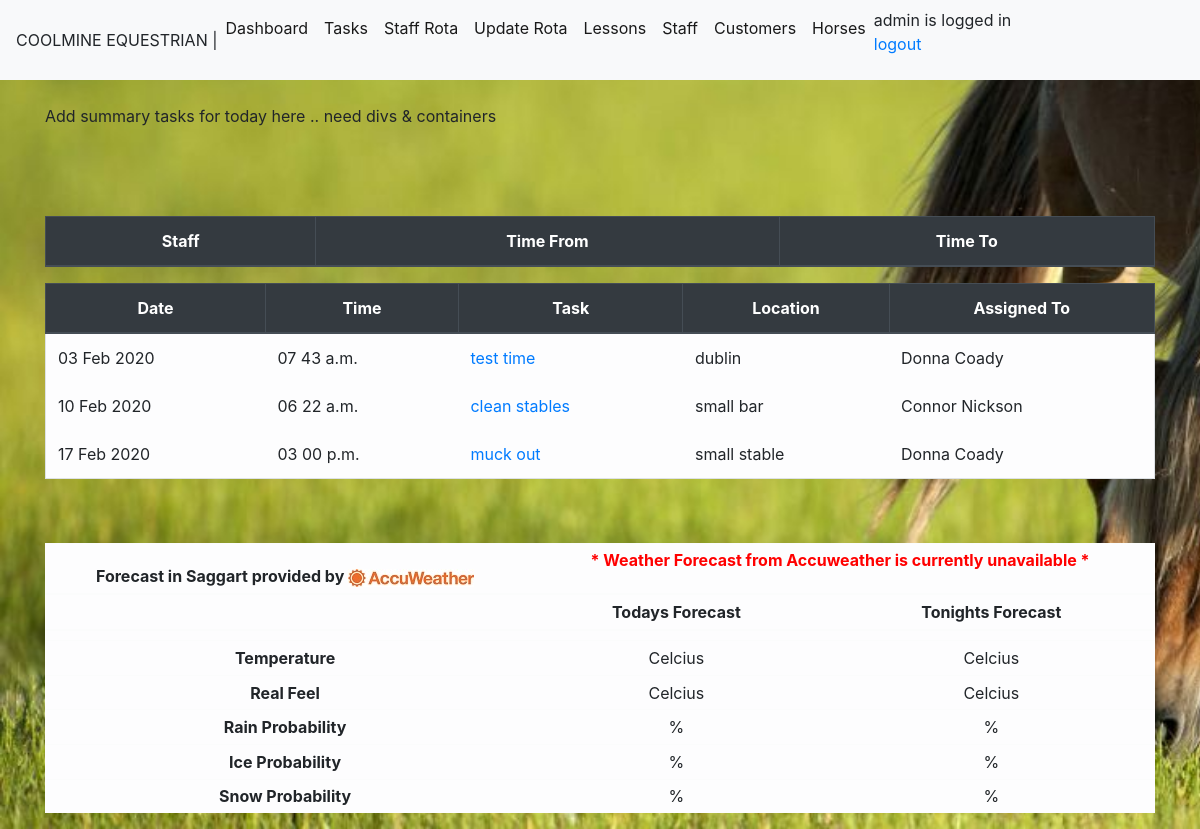
The app's page / (signed in), older data.
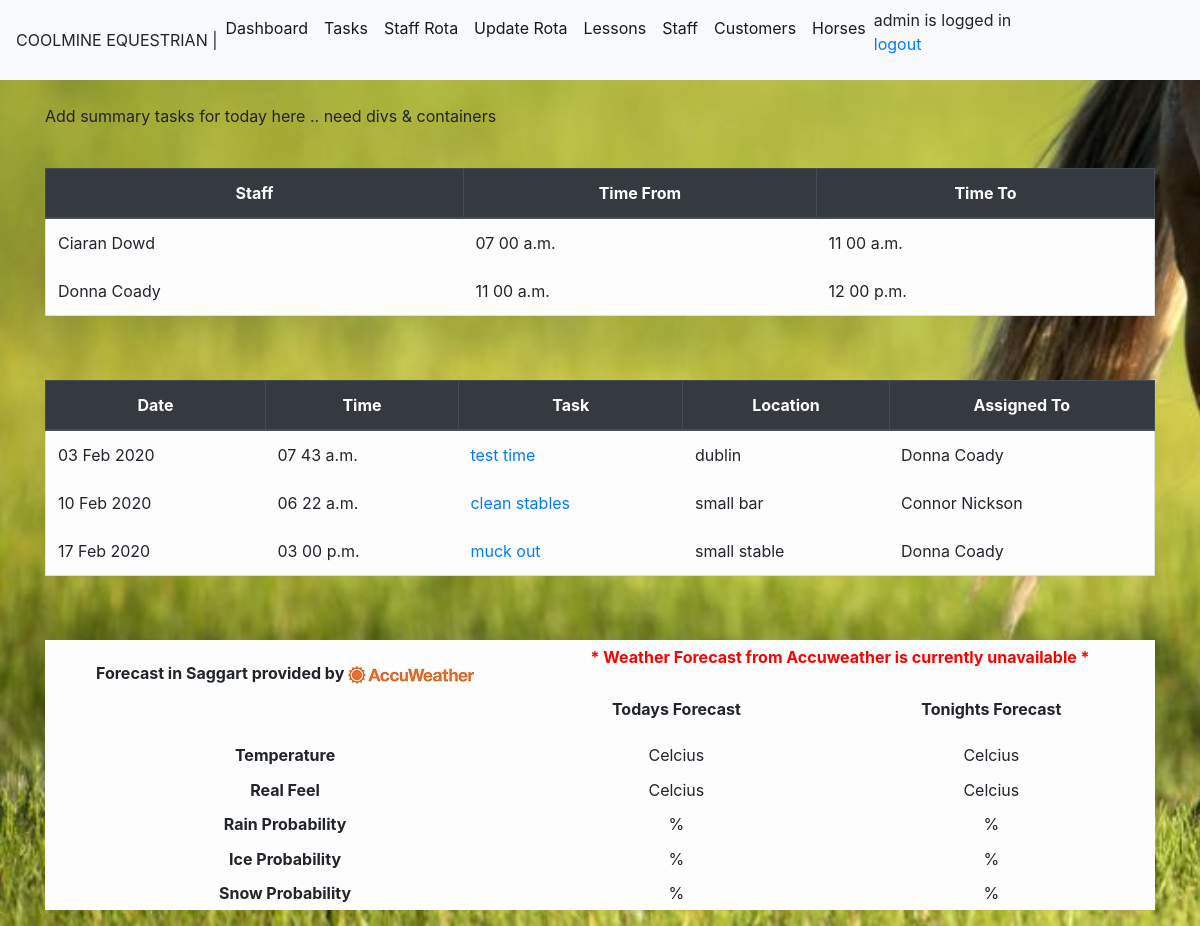
The same page, newer data.
### module_task/models.py (models this page shows, shortened)
class TaskList(models.Model):
    taskdate=models.DateField(auto_now_add=False, auto_now=False)
    tasktime=models.TimeField(auto_now_add=False, auto_now=False,blank=True,null=True)
    taskdesc = models.CharField(max_length=200)
    location= models.CharField(max_length=50)
    assingees= models.ForeignKey(StaffList,blank=True,null=True, on_delete=models.CASCADE,limit_choices_to={'termindate': None},)
    completed = models.BooleanField(default=False)
    comments=models.CharField(max_length=100,blank=True)

class StaffList(models.Model):
    staffname= models.CharField(max_length=50)
    staffdob=models.DateField(blank=True, null=True)
    staffaddress= models.CharField(max_length=200,blank=True, null=True)
    staffemail= models.EmailField(blank=True, null=True)
    staffphone=models.CharField(max_length=30,blank=True, null=True)
    staffcontract = models.CharField(null=True,max_length=20)
    startdate=models.DateField(blank=True, null=True)
    termindate =models.DateField(blank=True, null=True)
    staffqual =models.CharField(max_length=250, blank=True,null=True)

class RotaList(models.Model):
    rotastaffid = models.ForeignKey(StaffList,blank=True,null=True, on_delete=models.CASCADE,limit_choices_to={'termindate': None},)
    rotadate = models.DateField(auto_now_add=False, auto_now=False)
    timefrom = models.TimeField(auto_now_add=False, auto_now=False,blank=True,null=True)
    timeto = models.TimeField(auto_now_add=False, auto_now=False,blank=True,null=True)
    comments = models.CharField(max_length=100,blank=True)

### module_task/views.py (the view)
# urls.py: path('',views.index, name='index'),
@login_required
def index(request):
    import json
    import requests
    current_tasks = TaskList.objects.filter(taskdate__lte=now).order_by('taskdate','tasktime')
    current_rota = RotaList.objects.filter(rotadate=now).order_by('rotadate','timefrom')
    try:
        api = json.loads(api_request.content)
    except Exception as e:
        api = "Weather API Error"
    return render(request,'index.html',{'current_tasks': current_tasks,'current_rota': current_rota,'api':api})

### module_task/templates/index.html (shortened to what this page needs)
{%extends 'base.html'%}
{% block content %}
<p> Add summary tasks for today here .. need divs & containers </p>
  <table class="table table-bordered">
    <thead class="thead-dark">
      <tr>
        <th scope="col">Staff</th>
        <th scope="col">Time From</th>
        <th scope="col">Time To</th>
      </tr>
    </thead>
  {% if current_rota %}
    <tbody>
      {% for rotas in current_rota %}
            <tr class="table table-borderless table-light" border-color>
              <td> {{rotas.rotastaffid.staffname}} </td>
              <td> {{rotas.timefrom|time:"h i a"}} </td>
              <td> {{rotas.timeto|time:"h i a"}} </td>
            </tr>
      {% endfor %}
    </tbody>
  </table>
  {% endif %}
  <table class="table table-bordered">
    <thead class="thead-dark">
      <tr>
        <th scope="col">Date</th>
        <th scope="col">Time</th>
        <th scope="col">Task</th>
        <th scope="col">Location</th>
        <th scope="col">Assigned To</th>
      </tr>
    </thead>
  {% if current_tasks %}
    <tbody>
      {% for tasks in current_tasks %}
        {% if tasks.completed %}
          <tr class="table table-secondary table-borderless">
          </tr>
        {% else %}
            <tr class="table table-borderless table-light" border-color>
              <td> {{tasks.taskdate|date:"d M Y"}} </td>
              <td> {{tasks.tasktime|time:"h i a"}} </td>
              <td> <a href="{% url 'edittask' tasks.id %}">{{tasks.taskdesc}}</a> </td>
              <td> {{tasks.location}} </td>
              <td> {{tasks.assingees.staffname}} </td>
            </tr>
        {% endif %}
      {% endfor %}
    </tbody>
  </table>
  {% endif %}
{% if api %}
<table class="table table-sm table-light ">
  <thead>
      <tr>
      <th scope="col" colspan="1">Forecast in Saggart provided by <img src="../static/images/AccuLogo_Sml.jpg" alt="Accuweather" ></th>
      <th scope="col" colspan="2">
      {% if api.Headline.Text %}
        <p>{{ api.Headline.Text }} </p>
      {% elif api.Code == "ServiceUnavailable" %}
        <p><font color="red"> Accuweather Service is Unvailable: </p>
        {{ api.Message }}</font> </p>
      {% elif api == "Weather API Error" %}
        <p><font color="red">* Weather Forecast from Accuweather is currently unavailable *</font></p>
      {% else %}
        <p><font color="red">* Weather Forecast from Accuweather is currently unavailable *</font></p>
      {% endif %}
      </th>
  </thead>
  <thead>
      <tr>
      <th scope="col" colspan="1"></th>
      <th scope="col" colspan="1">Todays Forecast</th>
      <th scope="col" colspan="1">Tonights Forecast</th>
  </thead>
  <tbody>
  <tr style="text-align:center">
      <th scope="row"></th>
      <td> {{ api.DailyForecasts.0.Day.LongPhrase }} </td>
      <td> {{ api.DailyForecasts.0.Night.LongPhrase }} </td>
    </tr>
    <tr style="text-align:center">
      <th scope="row">Temperature</th>
      <td> {{ api.DailyForecasts.0.Temperature.Maximum.Value }} Celcius</td>
      <td> {{ api.DailyForecasts.0.Temperature.Minimum.Value }} Celcius</td>
    </tr>
    <tr style="text-align:center">
      <th scope="row">Real Feel</th>
      <td> {{ api.DailyForecasts.0.RealFeelTemperature.Maximum.Value }} Celcius</td>
      <td> {{ api.DailyForecasts.0.RealFeelTemperature.Minimum.Value }} Celcius</td>
    </tr>
       <tr style="text-align:center">
      <th scope="row">Rain Probability</th>
      <td> {{ api.DailyForecasts.0.Day.RainProbability }} % </td>
      <td> {{ api.DailyForecasts.0.Night.RainProbability }} % </td>
    </tr>
        <tr style="text-align:center">
      <th scope="row">Ice Probability</th>
      <td> {{ api.DailyForecasts.0.Day.IceProbability }} % </td>
      <td> {{ api.DailyForecasts.0.Night.IceProbability }} % </td>
    </tr>
        <tr style="text-align:center">
      <th scope="row">Snow Probability</th>
      <td> {{ api.DailyForecasts.0.Day.SnowProbability }} % </td>
      <td> {{ api.DailyForecasts.0.Night.SnowProbability }} % </td>
    </tr>
  </tbody>
</table>
{% endif %}
{% endblock %}

### module_task/templates/base.html (shortened to what this page needs)
{% load static %}
<!doctype html>
<html lang="en">
  <head>
    <link rel="stylesheet" href="https://stackpath.bootstrapcdn.com/bootstrap/4.3.1/css/bootstrap.min.css">
    <link rel="stylesheet" href="{% static 'css/style.css' %}">
    <link rel="stylesheet" href="{% static 'js/jquery-ui-1.12.1/jquery-ui.min.css' %}">
    <link rel="stylesheet" href="{% static 'js/jquery-ui-1.12.1/jquery-ui.structure.min.css' %}">
    <link rel="stylesheet" href="{% static 'js/jquery-ui-1.12.1/jquery-ui.theme.min.css' %}">  <link rel="stylesheet" href="//code.jquery.com/ui/1.12.1/themes/base/jquery-ui.css">
  <body>
        <nav class="navbar navbar-expand-lg navbar-light bg-light >
          <a class="navbar-brand" >COOLMINE EQUESTRIAN        |  </a>
                <div class="collapse navbar-collapse" id="navbarSupportedContent">
                  <ul class="navbar-nav mr-auto">
                    <li class="nav-item active">
                      <a class="nav-link" href="/">Dashboard <span class="sr-only">(current)</span></a>
                    </li>
                    <li class="nav-item active">
                      <a class="nav-link" href="{% url 'task' %}">Tasks</a>
                      <li class="nav-item active">
                      <a class="nav-link" href="{% url 'rotaview' %}">Staff Rota</a>
                    </li>
                     </li>
                      {% ifequal user.username "admin" %}
                      <li class="nav-item active">
                      <a class="nav-link" href="{% url 'rota' %}">Update Rota</a>
                    </li>
                      {% endifequal %}
                      <li class="nav-item active">
                      <a class="nav-link" href="{% url 'lessons' %}">Lessons</a>
                    </li>
                    {% ifequal user.username "admin" %}
                      <li class="nav-item active">
                      <a class="nav-link" href="{% url 'staff' %}">Staff</a>
                    {% endifequal %}
                    </li>
                    <li class="nav-item active">
                      <a class="nav-link" href="{% url 'people' %}">Customers</a>
                    </li>
                    <li class="nav-item active">
                      <a class="nav-link" href="{% url 'horses' %}">Horses</a>
                    </li>
                    <span style = "float: right;">
                    {% if user.is_authenticated %}
                     {{ user.username }} is logged in
                     <p><a href="{% url 'logout' %}">logout</a></p>
                    {% else %}
                      <p>You are not logged in</p>
                    {% endif %}
                    </span>
                  </ul>
                </div>
              </nav>
    <div class="container">
    {% block content %}
    {% endblock %}
    </div>

### static/css/style.css (style rules this page uses)
th { text-align: center; }
body { background-image: url( '../images/grasshorse.jpg' ); background-repeat: no-repeat; background-size: cover }

Row changes from the older to the newer data that the page shows:
added RotaList: rotastaffid.staffname "Ciaran Dowd", timefrom "07 00 a.m.", timeto "11 00 a.m."
added RotaList: rotastaffid.staffname "Donna Coady", timefrom "11 00 a.m.", timeto "12 00 p.m."
